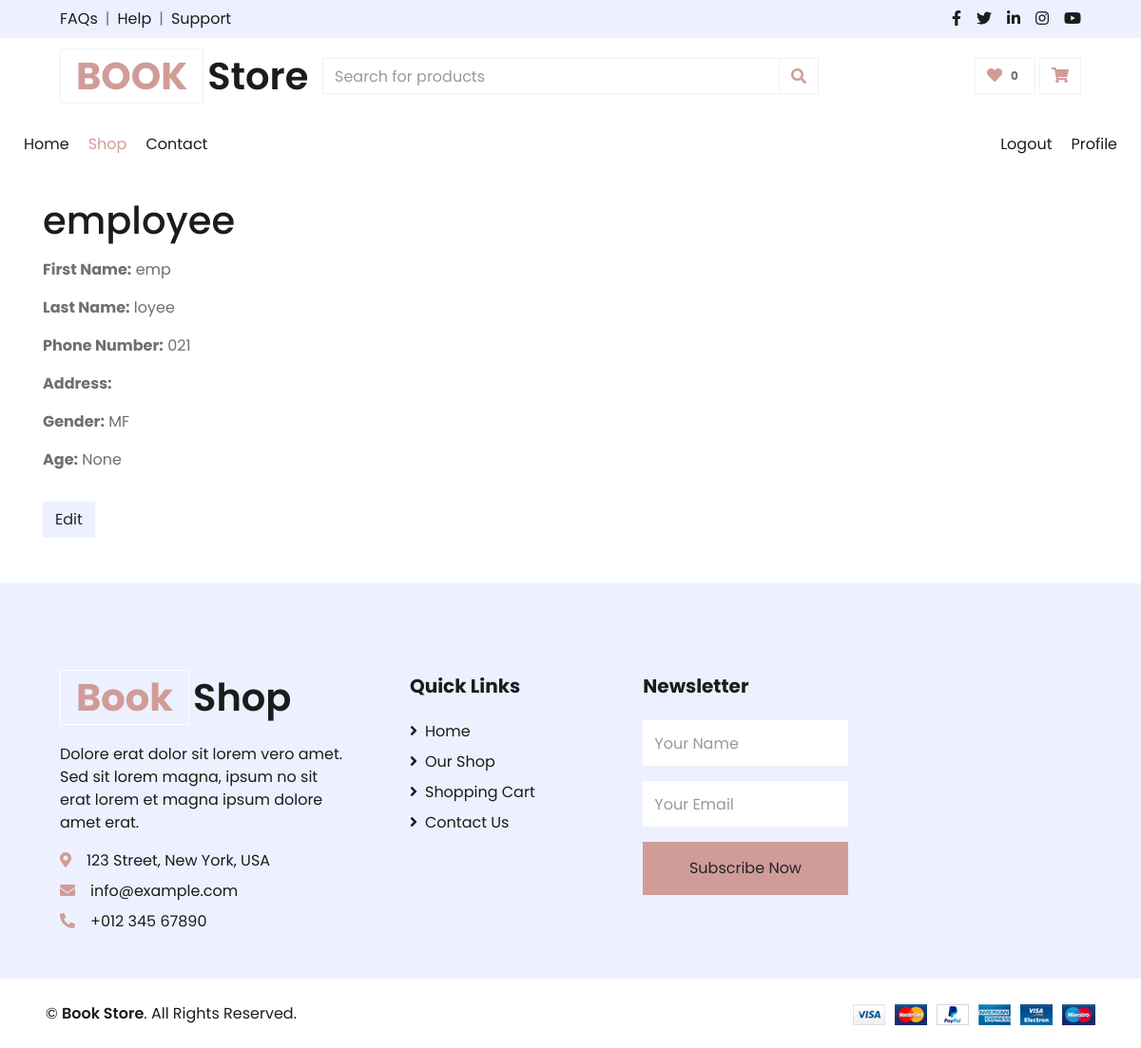
Page /accounts/profile/7/ on the committed database.
### accounts/models.py (models this page shows)
class User(AbstractUser):
    class Gender(models.TextChoices):
        MALE = 'M', 'Male'
        FEMALE = 'F', 'Female'
        UNSET = 'MF', 'Unset'
    phone = models.CharField(max_length=15, blank=True)
    address = models.TextField(blank=True)
    gender = models.CharField(max_length=2, choices=Gender.choices, default=Gender.UNSET)
    age = models.PositiveSmallIntegerField(blank=True, null=True)
    countery = models.CharField(blank=True,max_length =40 )
    city = models.CharField(blank=True ,max_length =40)
    postcode = models.IntegerField(blank=True, null=True)

### accounts/views.py (the view)
# urls.py: path('profile/<int:pk>/', UserDetailView.as_view(), name='profile'),
class UserDetailView(DetailView):
    model = User
    template_name = 'accounts/profile.html'

### accounts/templates/accounts/profile.html (shortened to what this page needs)
{% extends "core/base.html" %}
{% load static %}
{% block content %}
<div class="container mt-4">
  <h1 class="mb-3">{{ user.username }} </h1>
  <p><strong>First Name:</strong> {{ user.first_name }}</p>
  <p><strong>Last Name:</strong> {{ user.last_name }}</p>
  <p><strong>Phone Number:</strong> {{ user.phone }}</p>
  <p><strong>Address:</strong> {{ user.address }}</p>
  <p><strong>Gender:</strong> {{ user.gender }}</p>
  <p><strong>Age:</strong> {{ user.age }}</p>
  <a href="{% url 'update_profile' user.id %}" class="btn btn-secondary mt-3">Edit</a>
</div>
{% endblock %}

### rows in the picture
User: username "employee", first_name "emp", last_name "loyee", phone "021", gender "MF", age "None"
